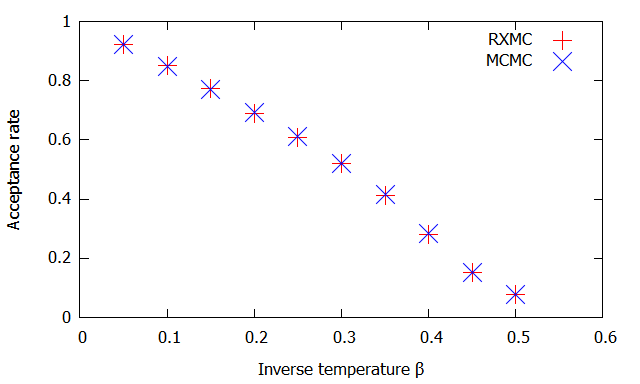

This figure's gnuplot source:
#!/gnuplot
#
#    
#    	G N U P L O T
#    	Version 5.2 patchlevel 4    last modified 2018-06-01 
#    
#    	Copyright (C) 1986-1993, 1998, 2004, 2007-2018
#    	Thomas Williams, Colin Kelley and many others
#    
#    	gnuplot home:     http://www.gnuplot.info
#    	faq, bugs, etc:   type "help FAQ"
#    	immediate help:   type "help"  (plot window: hit 'h')
# set terminal wxt 0 enhanced
# set output
unset clip points
set clip one
unset clip two
set errorbars front 1.000000 
set border 31 front lt black linewidth 1.000 dashtype solid
set zdata 
set ydata 
set xdata 
set y2data 
set x2data 
set boxwidth
set style fill  empty border
set style rectangle back fc  bgnd fillstyle   solid 1.00 border lt -1
set style circle radius graph 0.02 
set style ellipse size graph 0.05, 0.03 angle 0 units xy
set dummy x, y
set format x "% h" 
set format y "% h" 
set format x2 "% h" 
set format y2 "% h" 
set format z "% h" 
set format cb "% h" 
set format r "% h" 
set ttics format "% h"
set timefmt "%d/%m/%y,%H:%M"
set angles radians
set tics back
unset grid
unset raxis
set theta counterclockwise right
set style parallel front  lt black linewidth 2.000 dashtype solid
set key title "" center
set key fixed right top vertical Right noreverse enhanced autotitle nobox
set key noinvert samplen 4 spacing 1 width 0 height 0 
set key maxcolumns 0 maxrows 0
set key noopaque
unset label
unset arrow
set style increment default
unset style line
unset style arrow
set style histogram clustered gap 2 title textcolor lt -1
unset object
set style textbox transparent margins  1.0,  1.0 border  lt -1 linewidth  1.0
set offsets 0, 0, 0, 0
set pointsize 1
set pointintervalbox 1
set encoding sjis
unset polar
unset parametric
unset decimalsign
unset micro
unset minussign
set view 60, 30, 1, 1
set view azimuth 0
set rgbmax 255
set samples 100, 100
set isosamples 10, 10
set surface 
unset contour
set cntrlabel  format '%8.3g' font '' start 5 interval 20
set mapping cartesian
set datafile separator whitespace
unset hidden3d
set cntrparam order 4
set cntrparam linear
set cntrparam levels auto 5 unsorted
set cntrparam firstlinetype 0
set cntrparam points 5
set size ratio 0 1,1
set origin 0,0
set style data points
set style function lines
unset xzeroaxis
unset yzeroaxis
unset zzeroaxis
unset x2zeroaxis
unset y2zeroaxis
set xyplane relative 0.5
set tics scale  1, 0.5, 1, 1, 1
set mxtics default
set mytics default
set mztics default
set mx2tics default
set my2tics default
set mcbtics default
set mrtics default
set nomttics
set xtics border in scale 1,0.5 mirror norotate  autojustify
set xtics  norangelimit autofreq 
set ytics border in scale 1,0.5 mirror norotate  autojustify
set ytics  norangelimit autofreq 
set ztics border in scale 1,0.5 nomirror norotate  autojustify
set ztics  norangelimit autofreq 
unset x2tics
unset y2tics
set cbtics border in scale 1,0.5 mirror norotate  autojustify
set cbtics  norangelimit autofreq 
set rtics axis in scale 1,0.5 nomirror norotate  autojustify
set rtics  norangelimit autofreq 
unset ttics
set title "" 
set title  font "" norotate
set timestamp bottom 
set timestamp "" 
set timestamp  font "" norotate
set trange [ * : * ] noreverse nowriteback
set urange [ * : * ] noreverse nowriteback
set vrange [ * : * ] noreverse nowriteback
set xlabel "Inverse temperature {/Symbol b}" 
set xlabel  font "" textcolor lt -1 norotate
set x2label "" 
set x2label  font "" textcolor lt -1 norotate
set xrange [ 0.00000 : 0.600000 ] noreverse writeback
set x2range [ * : * ] noreverse writeback
set ylabel "Acceptance rate" 
set ylabel  font "" textcolor lt -1 rotate
set y2label "" 
set y2label  font "" textcolor lt -1 rotate
set yrange [ 0.00000 : 1.00000 ] noreverse writeback
set y2range [ * : * ] noreverse writeback
set zlabel "" 
set zlabel  font "" textcolor lt -1 norotate
set zrange [ * : * ] noreverse writeback
set cblabel "" 
set cblabel  font "" textcolor lt -1 rotate
set cbrange [ * : * ] noreverse writeback
set rlabel "" 
set rlabel  font "" textcolor lt -1 norotate
set rrange [ * : * ] noreverse writeback
unset logscale
unset jitter
set zero 1e-08
set lmargin  -1
set bmargin  -1
set rmargin  -1
set tmargin  -1
set locale "Japanese_Japan.932"
set pm3d explicit at s
set pm3d scansautomatic
set pm3d interpolate 1,1 flush begin noftriangles noborder corners2color mean
set pm3d nolighting
set palette positive nops_allcF maxcolors 0 gamma 1.5 color model RGB 
set palette rgbformulae 7, 5, 15
set colorbox default
set colorbox vertical origin screen 0.9, 0.2 size screen 0.05, 0.6 front  noinvert bdefault
set style boxplot candles range  1.50 outliers pt 7 separation 1 labels auto unsorted
set loadpath 
set fontpath 
set psdir
set fit brief errorvariables nocovariancevariables errorscaling prescale nowrap v5
GNUTERM = "wxt"
x = 0.0
## Last datafile plotted: "acceptance.dat"
plot "acceptance.dat" using 2:3 ps 3 lc rgb "#FF0000" title "RXMC", "" using 2:4 ps 3 lc rgb "#0000FF" title "MCMC"
#    EOF
